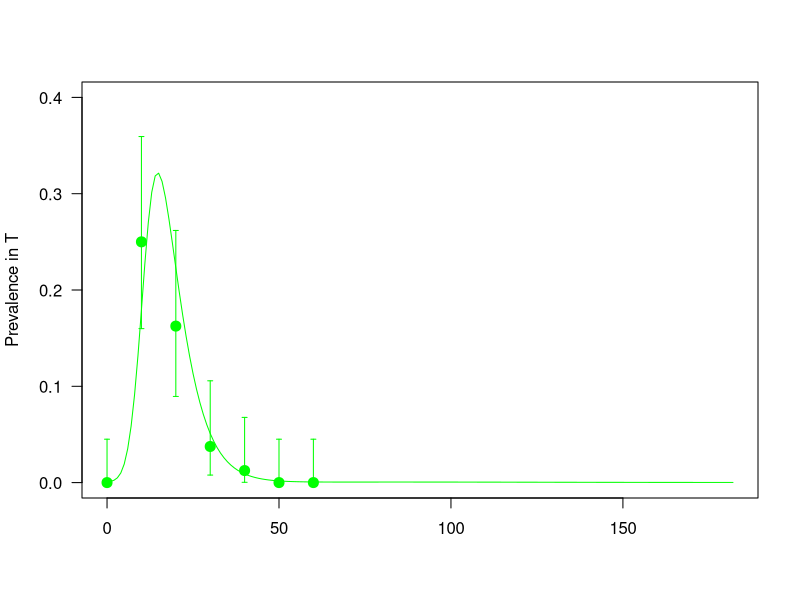
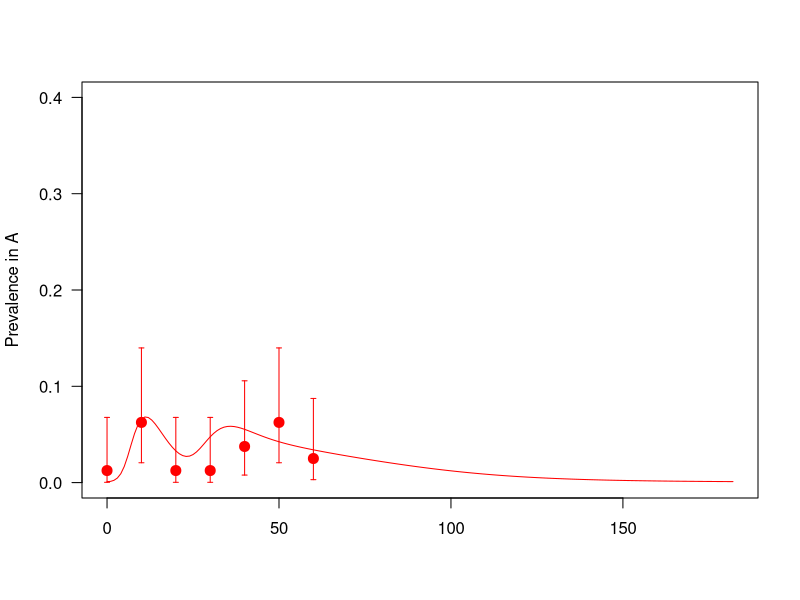
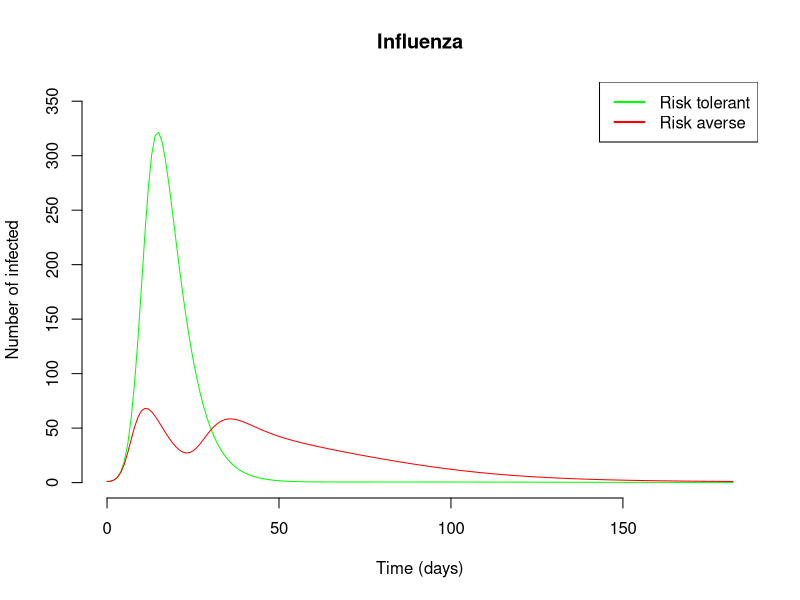
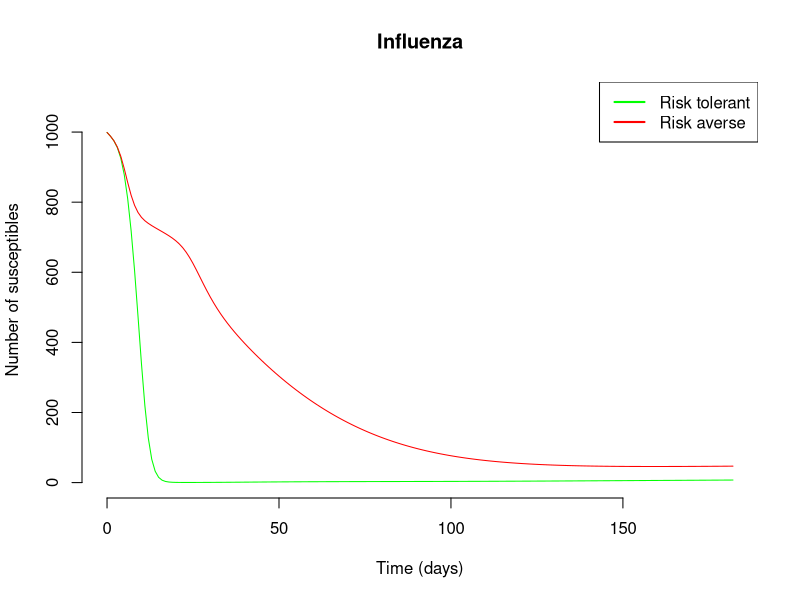

Reproduce these figures in R, in order.
library(deSolve)# Load libary to be used for numerical integration
library(ggplot2)

#Model parameters --------------------------------------------------------------

seirv_params <- list(
  a = 50,
  c = 30,
  beta_AA = 2,
  beta_AT = 2,
  beta_TA = 2,
  beta_TT = 2,
  gamma = 1/4,#incubation rate 
  tau = 1/365,#loss immunity rate
  delta = 1/10,#recovery rate
  nu = 1/(0.4*365),#vaccination rate
  b = 1/(70*365),#birth rate
  epsilon = 0.1#disease death rate 
)

# Initial state ----------------------------------------------------------------
N0_A = 1000#
N0_T = 1000#
flu_zero <- c(S_A = N0_A-1, E_A = 0, I_A = 1, R_A = 0, V_A = 0,
              S_T = N0_T-1, E_T = 0, I_T = 1, R_T = 0, V_T = 0)


# fn.control <- function(t, cMax, cRate, cHalf){
#   min(1,1-cMax/(1+exp(-cRate*(t-cHalf))))
# }

# Model definition -------------------------------------------------------------

seirv <- function(t, y, parms){
  with(c(as.list(y), parms), {
    N_A <- S_A + E_A + I_A + R_A + V_A
    N_T <- S_T + E_T + I_T + R_T + V_T
    N <- N_A + N_T
    I <- I_A + I_T
    mu = b#background death rate
    #Transmission coefficients
    lambda_AA <- beta_AA * exp(-a*I/N)* I_A/N_A; 
    lambda_TA <- beta_TA * exp(-c*I/N)*I_T/N_T;
    lambda_TT <- beta_TT*I_T/N_T ; 
    lambda_AT <- beta_AT *exp(-c*I/N)*I_A/N_A;
    #
    # FOI_AA <- lambda_AA * I/N; FOI_TA <- lambda_TA * I_T/N;
    # FOI_TT <- lambda_TT * I/N; FOI_AT <- lambda_AT * I_A/N;
    
    # risk averse
    dS_Adt <- (b*N_A + tau * V_A) - (mu + nu + lambda_AA + lambda_TA)*S_A
    dE_Adt <- (lambda_AA + lambda_TA) * S_A - (gamma + mu) * E_A
    # dS_Adt <- (b*N_A + tau * V_A) - (mu + nu + FOI_AA + FOI_TA)*S_A
    # dE_Adt <- (FOI_AA + FOI_TA) * S_A - (gamma + mu) * E_A
    dI_Adt <- gamma * E_A - (delta + epsilon + mu) * I_A
    dR_Adt <- delta * I_A - mu * R_A
    dV_Adt <- nu * S_A - (tau + mu) * V_A
    
    #risk tolerant
    dS_Tdt <- (b*N_T + tau * V_T) - (mu + nu + lambda_TT + lambda_AT)*S_T
    dE_Tdt <- (lambda_TT + lambda_AT) * S_T - (gamma + mu) * E_T
    # dS_Tdt <- (b*N_T + tau * V_T) - (mu + nu + FOI_TT + FOI_AT)*S_T
    # dE_Tdt <- (FOI_TT + FOI_AT) * S_T - (gamma + mu) * E_T
    dI_Tdt <- gamma * E_T - (delta + epsilon + mu) * I_T
    dR_Tdt <- delta * I_T - mu * R_T
    dV_Tdt <- nu * S_T - (tau + mu) * V_T
    # return a list 
    return(list(c(dS_Adt, dE_Adt, dI_Adt, dR_Adt, dV_Adt, dS_Tdt, dE_Tdt, dI_Tdt, dR_Tdt, dV_Tdt)))
  })
}

# Test the function seirv() ---------------------------------------------------
# seirv(0.1, flu_zero, seirv_params)


# Integration of the ODEs ------------------------------------------------------

## This function compute the ODEs' solution
simEpidemic <- function(initial_state, timestep, model, params){
  ## Integration with
  ts <- data.frame(lsoda(
    y = initial_state,# Initial conditions for population
    times = timestep, # Timepoints for evaluation
    func = model,# Function to evaluate
    parms = params# Vector of parameters
  ))
  N = 
  ts$P_A <- with(ts, I_A/N0_A)
  ts$P_T <- with(ts, I_T/N0_T)
  return(ts)
}


# Data simulation --------------------------------------------------------------

## Function to 'sample' the population:
## From a simulated epidemic, measure prevalence at several time points by drawing
## cross-sectional samples of individuals at each time, testing them, and then calculating sample
## prevalence and associated binomial confidence intervals

sampleEpidemic <- function(simDat # Simulated "data" which we treat as real 
                           , sampleDates = seq(0, 60, by = 10) # Sample every 3 days
                           , numSamp = rep(80, length(sampleDates)) # Number of individuals sampled at each time point
){
  # Risk averse
  prev_at_sample_times <- simDat[simDat$time %in% sampleDates, 'P_A']
  numPos_A <- rbinom(length(numSamp), numSamp, prev_at_sample_times)
  lci_A <- mapply(function(x,n) binom.test(x,n)$conf.int[1], x = numPos_A, n = numSamp)
  uci_A <- mapply(function(x,n) binom.test(x,n)$conf.int[2], x = numPos_A, n = numSamp)    
  # Risk tolerant
  prev_at_sample_times <- simDat[simDat$time %in% sampleDates, 'P_T']
  numPos_T <- rbinom(length(numSamp), numSamp, prev_at_sample_times)
  lci_T <- mapply(function(x,n) binom.test(x,n)$conf.int[1], x = numPos_T, n = numSamp)
  uci_T <- mapply(function(x,n) binom.test(x,n)$conf.int[2], x = numPos_T, n = numSamp)    
  #
  return(data.frame(time = sampleDates, numPos_A, numPos_T, numSamp,
                    sampPrev_A =  numPos_A/numSamp,
                    sampPrev_T =  numPos_T/numSamp,
                    lci_A = lci_A, uci_A = uci_A,
                    lci_T = lci_T, uci_T = uci_T
                    ))
}

## Set the time
num_years <- 0.5
time.out <- seq(0, num_years*365, by=1)

## Integration
ts_seirv <- simEpidemic(flu_zero, time.out, seirv, seirv_params)

## Simulated data

with(ts_seirv, plot(time, P_T, xlab = '', ylab = 'Prevalence in T', type = 'l', ylim = c(0,.4), col='green', las = 1))
## Take cross-sectional sample of individuals to get prevalence estimates at multiple time points:
set.seed(5) # Initiate the random number generator (so everyone's simulation looks the same)
myDat <- sampleEpidemic(ts_seirv) # Simulate data from the sampling process (function defined above)
points(myDat$time, myDat$sampPrev_T, col = 'green', pch = 20, cex = 2) # Plot sample prevalence at each time point
arrows(myDat$time, myDat$uci_T, myDat$time, myDat$lci_T, col = 'green', len = .025, angle = 90, code = 3) # Plot 95% CIs around the sample prevalences
##
##
##
with(ts_seirv, plot(time, P_A, xlab = '', ylab = 'Prevalence in A', type = 'l', ylim = c(0,.4), col='red', las = 1))
## Take cross-sectional sample of individuals to get prevalence estimates at multiple time points:
set.seed(7) # Initiate the random number generator (so everyone's simulation looks the same)
myDat <- sampleEpidemic(ts_seirv) # Simulate data from the sampling process (function defined above)
points(myDat$time, myDat$sampPrev_A, col = 'red', pch = 20, cex = 2) # Plot sample prevalence at each time point
arrows(myDat$time, myDat$uci_A, myDat$time, myDat$lci_A, col = 'red', len = .025, angle = 90, code = 3) # Plot 95% CIs around the sample prevalences


# Plotting ---------------------------------------------------------------------

max_y <- max(c(max(ts_seirv$I_T), max(ts_seirv$I_A)))

plot(ts_seirv$time,               # Time on the x axis
     ts_seirv$I_T,                  # Number infected (I) on the y axis
     xlab = "Time (days)",     # Label the x axis
     ylab = "Number of infected",  # Label the y axis
     main = "Influenza",    # Plot title
     xlim = c(0, max(ts_seirv$time)),           #
     ylim = c(0, max_y * 1.1),
     col="green",
     type = "l",                # Use a line plot
     bty = "n")                 # Remove the box around the plot


lines(ts_seirv$time, ts_seirv$I_A, col="red")

legend("topright", legend = c("Risk tolerant", "Risk averse"), col = c("green", "red"), lwd = 2)

max_y <- max(c(max(ts_seirv$S_T), max(ts_seirv$S_A)))

plot(ts_seirv$time,               # Time on the x axis
     ts_seirv$S_T,                  # Number infected (I) on the y axis
     xlab = "Time (days)",     # Label the x axis
     ylab = "Number of susceptibles",  # Label the y axis
     main = "Influenza",    # Plot title
     xlim = c(0, max(ts_seirv$time)),           #
     ylim = c(0, max_y * 1.1),
     col="green",
     type = "l",                # Use a line plot
     bty = "n")                 # Remove the box around the plot


lines(ts_seirv$time, ts_seirv$S_A, col="red")

legend("topright", legend = c("Risk tolerant", "Risk averse"), col = c("green", "red"), lwd = 2)

##
## Plot the results
# out_long <- tidyr::pivot_longer(ts_seirv, cols = -time, names_to = "compartment", values_to = "value")
# 
# ggplot(out_long, aes(x = time, y = value, color = compartment)) +
#   geom_line() +
#   theme_bw()+
#   labs(title = "SEIR Model with Vaccination for Two Populations",
#        x = "Time (days)", y = "Number of individuals") +
#   theme_minimal()
# 
# head(ts_seirv, 20)
